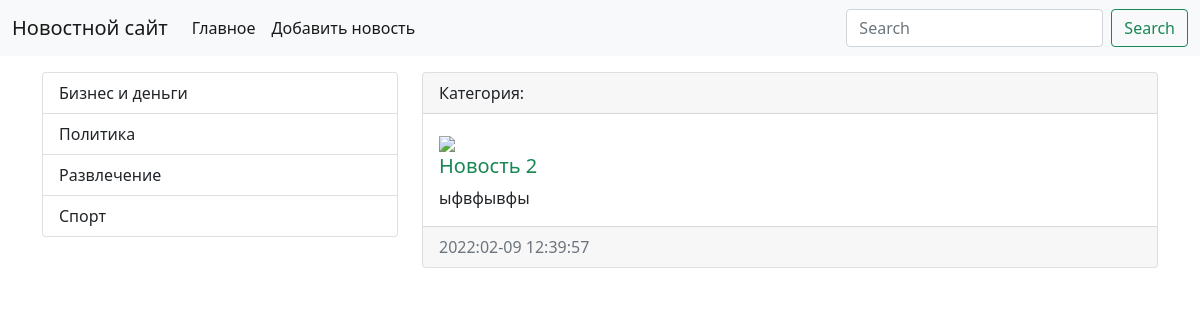
Page /view_news/2 on the committed database.
### firstapp/models.py (models this page shows, shortened)
class Category(models.Model):
    title = models.CharField(max_length=150, db_index = True, verbose_name='Категория новости')
    def get_absolute_url(self):
        return reverse('category', kwargs={"category_id": self.pk})
    class Meta:
        verbose_name = 'Категория'
        verbose_name_plural = 'Категории'
        ordering=['title']

class News(models.Model):
    title = models.CharField(max_length=200, verbose_name='Заголовок')
    content = models.TextField(blank=True, verbose_name='Контент')
    created_at = models.DateTimeField(auto_now_add=True, verbose_name='Создано')
    update_at = models.DateTimeField(auto_now=True, verbose_name='Обновлено')
    photo = models.ImageField(upload_to='photos/%Y/%m/%d', default=' ')
    is_published = models.BooleanField(default=True, verbose_name='Опубликовано')
    category = models.ForeignKey('Category', on_delete= models.PROTECT, verbose_name='Категория')
    class Meta:
        verbose_name =  'Новость'
        verbose_name_plural = 'Новости'
        ordering = ['-created_at']

### firstapp/views.py (the view)
# urls.py: path('view_news/<int:pk>',ViewNews.as_view(), name = 'view_news'),
class ViewNews(DetailView):
    model = News
    context_object_name = 'news_item'
    template_name = 'firstapp/view_detail_news.html'

### firstapp/templatetags/news_tags.py (called while the page is built)
@register.simple_tag()
def find_category():
    return Category.objects.all()

### firstapp/templates/firstapp/view_detail_news.html (shortened to what this page needs)
{% extends 'base.html' %}
{% block sidebar %}
            <div class="list-group">
            {% include 'inc/_sidebar.html' %}
            </div>
{% endblock %}
{% block content %}
                <div class="card mb-3">
                  <div class="card-header">
                      Категория: <a href="{{ news_item.category.get_absolute_url }}">{{ news.category}}</a>
                  </div>
                  <div class="card-body">
                      <div class="media">
                          <div class="media-body">
                              {% if news_item.photo %}
                                    <img src="{{ news_item.photo.url }}" width="300">
                              {% else %}
                              <img src="https://image.winudf.com/v2/image/Y29tLnNydC50cmFja2Rpc3RyaWJ1dGlvbmFwcF9zY3JlZW5fMV9tOHJndTQyMw/screen-1.jpg?h=710&fakeurl=1&type=.jpg" width="300">
                              {% endif%}
                              <h5 class="card-title {% cycle 'text-success' 'text-danger' %}">{{news_item.title}}</h5>
                            <p class="card-text"> {{news_item.content|linebreaksbr}}</p>
                              </div>
                          </div>
                  </div>
                  <div class="card-footer text-muted">
                    {{news_item.created_at|date:"Y:m-d H:i:s"}}
                  </div>
                </div>
{% endblock  %}

### templates/inc/_sidebar.html
        {% load news_tags %}
            <div class="list-group">
                {% find_category as categories %}
                {% for item in categories %}
                   <a href="{{ item.get_absolute_url }}" class="list-group-item list-group-item-action" aria-current="true">
               {{ item.title}}
              </a>
                {%endfor%}
            </div>

### rows in the picture
Category: title "Бизнес и деньги"
Category: title "Политика"
Category: title "Развлечение"
Category: title "Спорт"
News: title "Новость 2", content "ыфвфывфы", created_at "2022:02-09 12:39:57"
